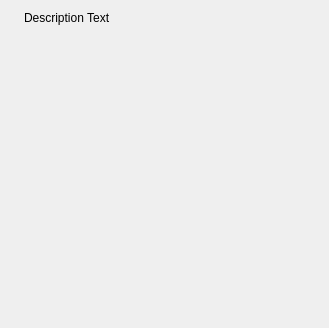
<?xml version="1.0" encoding="UTF-8"?>
<ui version="4.0">
 <class>bodySelector</class>
 <widget class="QWidget" name="bodySelector">
  <property name="geometry">
   <rect>
    <x>0</x>
    <y>0</y>
    <width>329</width>
    <height>251</height>
   </rect>
  </property>
  <property name="windowTitle">
   <string>Form</string>
  </property>
  <layout class="QGridLayout" name="gridLayout_5">
   <item row="0" column="0">
    <layout class="QFormLayout" name="formLayout">
     <item row="0" column="0">
      <widget class="QLabel" name="label_5">
       <property name="text">
        <string/>
       </property>
      </widget>
     </item>
     <item row="0" column="1">
      <widget class="QLabel" name="labelHelperText">
       <property name="text">
        <string>Description Text </string>
       </property>
      </widget>
     </item>
    </layout>
   </item>
   <item row="1" column="0">
    <widget class="QStackedWidget" name="inputWidget">
     <property name="sizePolicy">
      <sizepolicy hsizetype="Preferred" vsizetype="Minimum">
       <horstretch>0</horstretch>
       <verstretch>0</verstretch>
      </sizepolicy>
     </property>
     <property name="currentIndex">
      <number>3</number>
     </property>
     <widget class="QWidget" name="page_3">
      <layout class="QGridLayout" name="gridLayout_3">
       <item row="0" column="0">
        <layout class="QGridLayout" name="gridLayout">
         <item row="3" column="2">
          <widget class="QComboBox" name="body1Combo"/>
         </item>
         <item row="5" column="2">
          <widget class="QComboBox" name="body2Combo"/>
         </item>
         <item row="0" column="1">
          <widget class="QPushButton" name="lcsName1">
           <property name="text">
            <string>Select the point (LCS)</string>
           </property>
           <property name="flat">
            <bool>true</bool>
           </property>
          </widget>
         </item>
         <item row="4" column="0">
          <widget class="QLabel" name="label_7">
           <property name="text">
            <string>Point 2</string>
           </property>
          </widget>
         </item>
         <item row="4" column="1">
          <widget class="QPushButton" name="lcsName2">
           <property name="text">
            <string>Select the point (LCS)</string>
           </property>
           <property name="flat">
            <bool>true</bool>
           </property>
          </widget>
         </item>
         <item row="5" column="0">
          <widget class="QLabel" name="label_4">
           <property name="text">
            <string>Body 2</string>
           </property>
          </widget>
         </item>
         <item row="0" column="2">
          <widget class="QPushButton" name="lcsPush1">
           <property name="text">
            <string>Add Point</string>
           </property>
           <property name="flat">
            <bool>false</bool>
           </property>
          </widget>
         </item>
         <item row="3" column="0">
          <widget class="QLabel" name="label_2">
           <property name="text">
            <string>Body 1</string>
           </property>
          </widget>
         </item>
         <item row="4" column="2">
          <widget class="QPushButton" name="lcsPush2">
           <property name="text">
            <string>Add Point</string>
           </property>
           <property name="flat">
            <bool>false</bool>
           </property>
          </widget>
         </item>
         <item row="0" column="0">
          <widget class="QLabel" name="label">
           <property name="text">
            <string>Point 1</string>
           </property>
          </widget>
         </item>
        </layout>
       </item>
      </layout>
     </widget>
     <widget class="QWidget" name="page_4">
      <layout class="QGridLayout" name="gridLayout_6">
       <item row="0" column="0">
        <layout class="QGridLayout" name="gridLayout_2">
         <item row="0" column="1">
          <widget class="QPushButton" name="lcsName3">
           <property name="text">
            <string>Select the point (LCS)</string>
           </property>
           <property name="flat">
            <bool>true</bool>
           </property>
          </widget>
         </item>
         <item row="3" column="0">
          <widget class="QLabel" name="label_9">
           <property name="text">
            <string>Body 2 </string>
           </property>
          </widget>
         </item>
         <item row="0" column="0">
          <widget class="QLabel" name="label_6">
           <property name="text">
            <string>Point 1</string>
           </property>
          </widget>
         </item>
         <item row="2" column="0">
          <widget class="QLabel" name="label_8">
           <property name="text">
            <string>Body 1 </string>
           </property>
          </widget>
         </item>
         <item row="0" column="2">
          <widget class="QPushButton" name="lcsPush3">
           <property name="text">
            <string>Add Point</string>
           </property>
          </widget>
         </item>
         <item row="2" column="1" colspan="2">
          <widget class="QComboBox" name="body1Combo_2"/>
         </item>
         <item row="3" column="1" colspan="2">
          <widget class="QComboBox" name="body2Combo_2"/>
         </item>
        </layout>
       </item>
      </layout>
     </widget>
     <widget class="QWidget" name="page">
      <layout class="QGridLayout" name="gridLayout_7">
       <item row="0" column="0">
        <layout class="QGridLayout" name="gridLayout_4">
         <item row="1" column="0">
          <widget class="QPushButton" name="pointName">
           <property name="text">
            <string>Select the LCS, point or vertex</string>
           </property>
           <property name="flat">
            <bool>true</bool>
           </property>
          </widget>
         </item>
         <item row="3" column="0" colspan="2">
          <widget class="QListWidget" name="pointList"/>
         </item>
         <item row="1" column="1">
          <widget class="QPushButton" name="pointPush">
           <property name="text">
            <string>Add point</string>
           </property>
          </widget>
         </item>
         <item row="2" column="0">
          <widget class="QLabel" name="label_3">
           <property name="text">
            <string>Point List </string>
           </property>
          </widget>
         </item>
         <item row="4" column="0" colspan="2">
          <widget class="QPushButton" name="pointRemove">
           <property name="text">
            <string>Remove</string>
           </property>
          </widget>
         </item>
        </layout>
       </item>
      </layout>
     </widget>
     <widget class="QWidget" name="empty_page"/>
    </widget>
   </item>
  </layout>
 </widget>
 <resources/>
 <connections/>
</ui>
